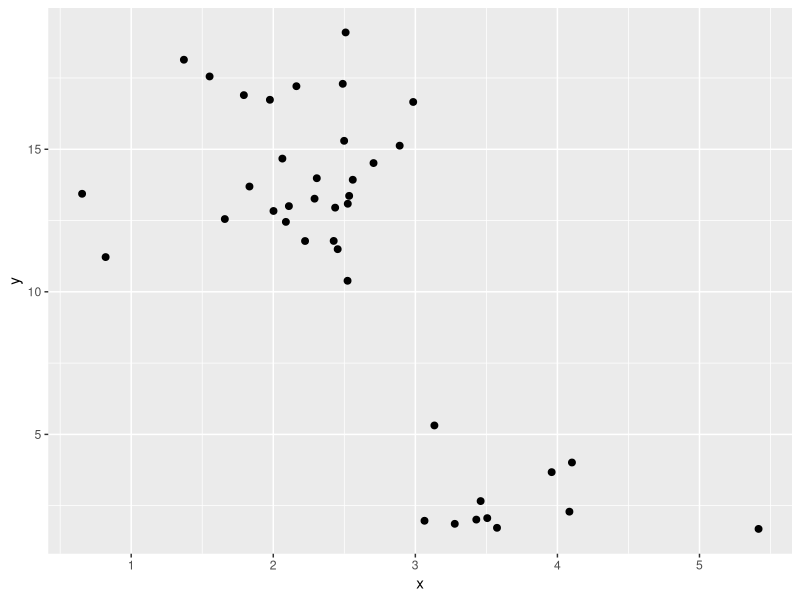
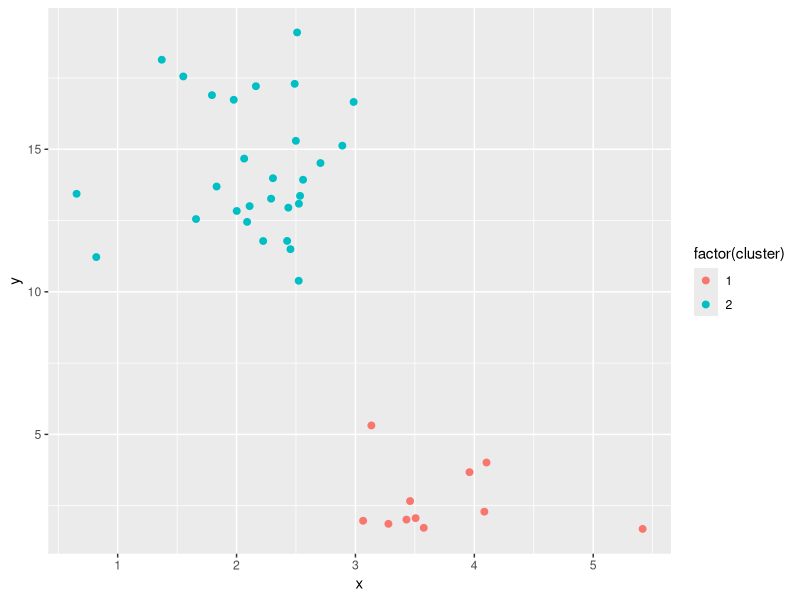

Reproduce these figures in R, in order.
# Data
set.seed(1234)
x = rnorm(40, mean = 3, sd = 1)
y = rnorm(40, mean = 4, sd = 2)
y[x < 3] = y[x < 3] + 10
X <- cbind(x, y)
df <- as.data.frame(X)
library(ggplot2)
ggplot(df) + geom_point(mapping = aes(x = x, y = y), size = 2)

# Help functions
calcDistance <- function(x, center) {
  # @param x: sample
  # @param center: center of cluster
  if (length(x) != length(center)) stop('x and center should have same length.')
  
  x      <- matrix(x, nrow = 1)
  center <- matrix(center, nrow = 1)
  return( (x - center) %*% t((x - center)) )
}

assignCluster <- function(x, Center) {
  # @param x: sample
  # @param Center: with shape k x p
  dist <- rep(0, nrow(Center))
  for (i in 1:nrow(Center)) {
    dist[i] <- calcDistance(x, Center[i, ])
  }
  return( which.min(dist) )
}

calcCenter <- function(X, cluster) {
  # @param X: data matrix
  # @param cluster: vector of cluster assignment
  Center <- matrix(0, nrow = length(unique(cluster)), ncol = ncol(X))
  for (i in unique(cluster)) {
    Center[i, ] <- colMeans(X[which(cluster == i), ])
  }
  return(Center)
}

# Main functions
myKmeans <- function(X, k = 2) {
  # @param X: data matrix with shape n x p 
  # @param k: number of clusters
  
  Center <- matrix(0, nrow = k, ncol = ncol(X))
  cluster_assign_mat <- matrix(0, nrow = nrow(X), ncol = 1)
  prev_cluster <- cluster_assign_mat
  
  current_cluster <- sample(1:k, size = nrow(X), replace = TRUE)
  
  while(!identical(prev_cluster, current_cluster)) {
    cluster_assign_mat <- cbind(cluster_assign_mat, current_cluster)
    
    # check again if cluster unchanged
    if (identical(prev_cluster, current_cluster)) {
      break
    }
    prev_cluster <- current_cluster
    Center <- calcCenter(X, current_cluster)
    current_cluster <- apply(X, 1, assignCluster, Center = Center)
  }
  return(list(cluster = current_cluster, Center = Center, cluster_iter = cluster_assign_mat))
}

# Demo
kmeansResult <- myKmeans(X, k = 2)
df$cluster <- kmeansResult$cluster
ggplot(df) + geom_point(mapping = aes(x = x, y = y, color = factor(cluster)), size = 2)
